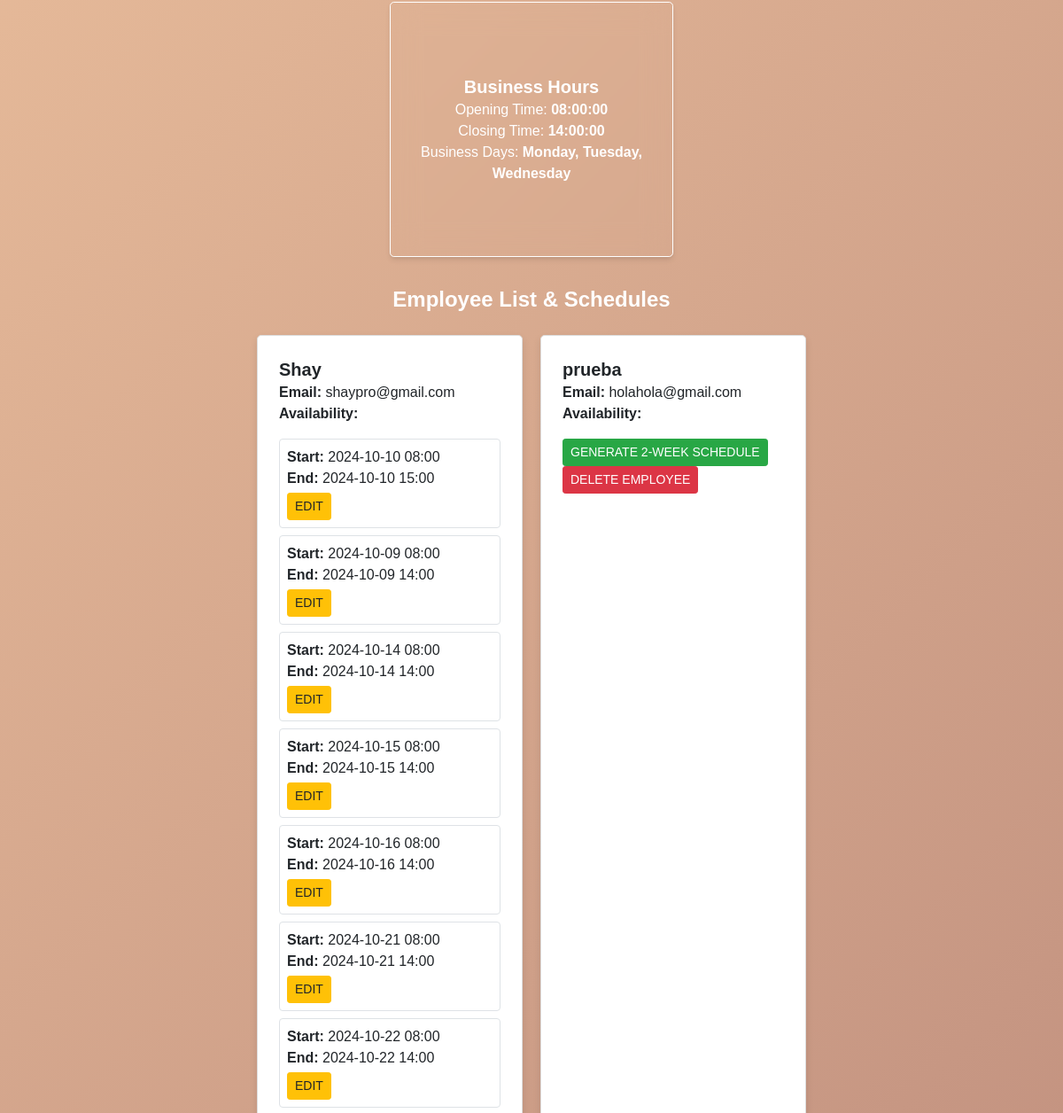
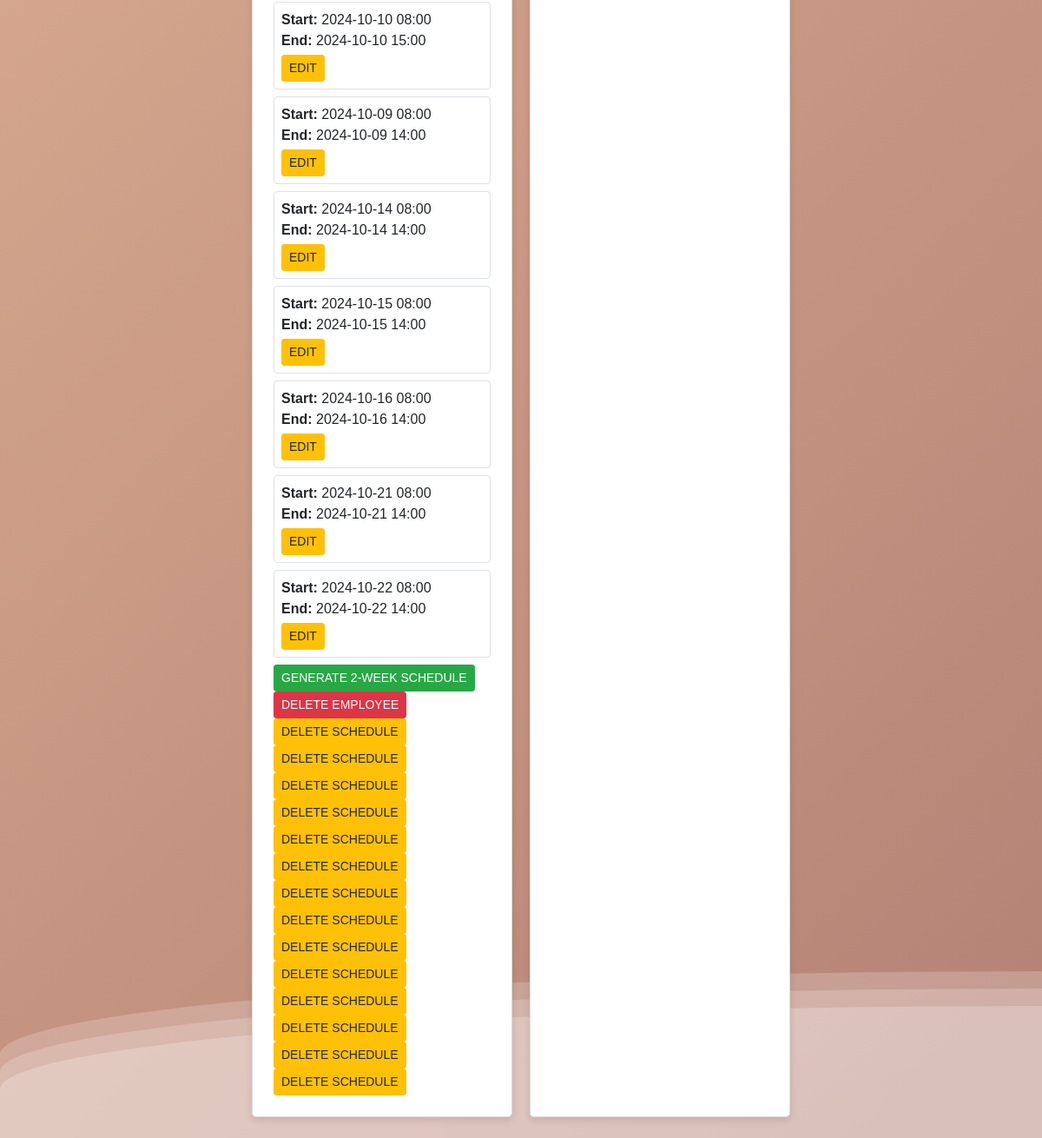
/admin/admin (signed in, lower part), run on an earlier commit of the app's database (2 pictures, top to bottom).
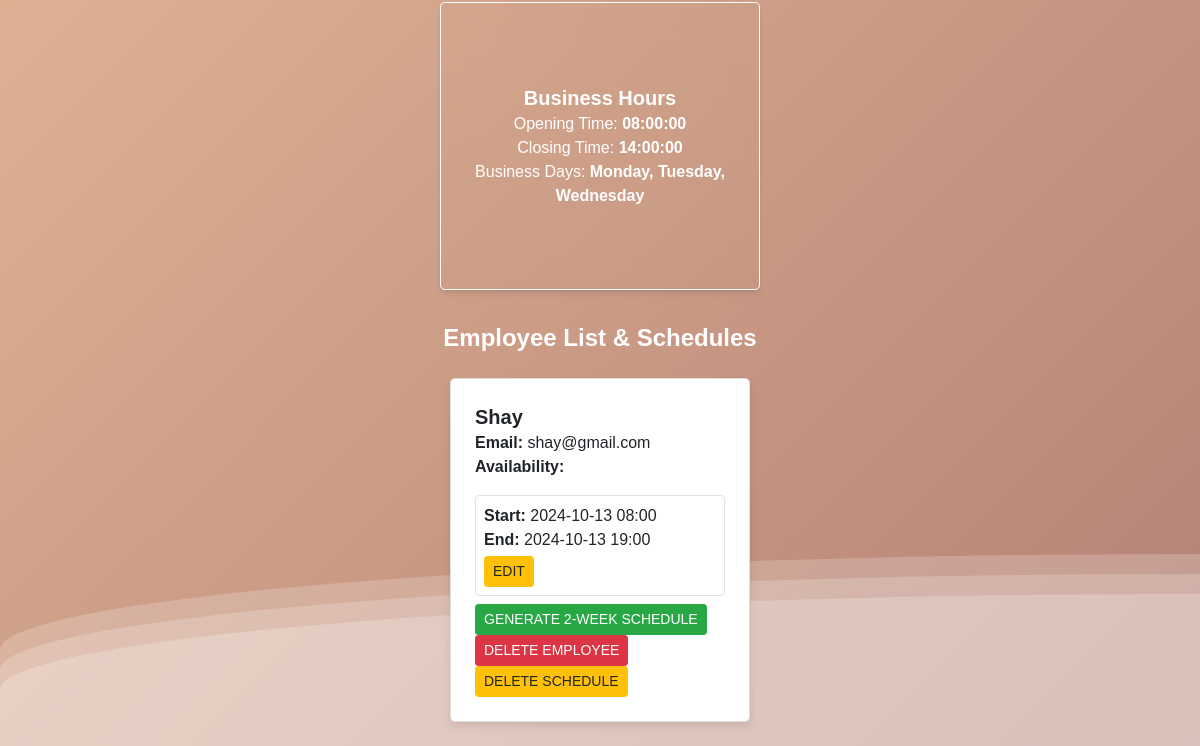
And on a later commit of the database.
### website/models.py (models this page shows)
class User(db.Model, UserMixin):
    id = db.Column(db.Integer, primary_key=True)
    email = db.Column(db.String(150), unique=True)
    password = db.Column(db.String(150))
    first_name = db.Column(db.String(150))
    is_admin = db.Column(db.Boolean, default=False)
    opening_time = db.Column(db.Time, nullable=True)
    closing_time = db.Column(db.Time, nullable=True)
    business_days = db.Column(db.String(20), nullable=True)
    created_by = db.Column(db.Integer, db.ForeignKey('user.id'))
    availability = db.Column(db.String(500))
    schedules = db.relationship('Schedule', foreign_keys='Schedule.employee_id', backref='employee', cascade='all, delete-orphan')
    created_schedules = db.relationship('Schedule', foreign_keys='Schedule.created_by', backref='creator', cascade='all, delete-orphan')
    vacation_hours = db.relationship('VacationHours', foreign_keys='VacationHours.employee_id', backref='employee', cascade='all, delete-orphan')
    created_vacation_hours = db.relationship('VacationHours', foreign_keys='VacationHours.created_by', backref='creator', cascade='all, delete-orphan')

class Schedule(db.Model):
    id = db.Column(db.Integer, primary_key=True)
    employee_id = db.Column(db.Integer, db.ForeignKey('user.id')) # Employee associated with the schedule
    shift_start = db.Column(db.DateTime)
    shift_end = db.Column(db.DateTime)
    created_by = db.Column(db.Integer, db.ForeignKey('user.id')) # User who created the schedule

### website/admin.py (the view)
@admin.route('/admin', methods=['GET', 'POST'])
@login_required
def admin_panel():
    if not current_user.is_admin:
        return redirect(url_for('home'))
    employees = User.query.filter_by(created_by=current_user.id).all()
    schedules = Schedule.query.filter_by(created_by=current_user.id).all()
    print(f"Schedules fetched for admin {current_user.id}: {schedules}")
    business_days_list = ['Monday', 'Tuesday', 'Wednesday', 'Thursday', 'Friday', 'Saturday', 'Sunday']
    opening_time = current_user.opening_time
    closing_time = current_user.closing_time
    if opening_time and closing_time:
        from datetime import datetime
        today = datetime.now().date()
        opening_dt = datetime.combine(today, opening_time)
        closing_dt = datetime.combine(today, closing_time)
        total_business_hours = (closing_dt - opening_dt).total_seconds() / 3600
    else:
        total_business_hours = 0  # Default if times are not set
    can_create_schedule = total_business_hours <= 9
    valid_schedules = []
    for schedule in schedules:
        total_hours = (schedule.shift_end - schedule.shift_start).total_seconds() / 3600 - 1  # Subtracting break time
        if total_hours >= 8:  # Only include valid schedules
            valid_schedules.append(schedule)
    for schedule in schedules:
        schedule.is_valid = (schedule in valid_schedules)
    return render_template(
        'admin_panel.html',
        employees=employees,
        schedules=schedules,
        valid_schedules=valid_schedules,
        user=current_user,
        business_days_list=business_days_list,
        can_create_schedule=can_create_schedule
    )

### website/__init__.py (called while the page is built)
def create_app():
    app = Flask(__name__)
    app.config['SECRET_KEY'] = os.getenv('SECRET_KEY')
    app.config['SQLALCHEMY_DATABASE_URI'] = f'sqlite:///{DB_NAME}'
    db.init_app(app)
    migrate.init_app(app, db)
    from .admin import admin
    from .auth import auth
    from .views import views
    app.register_blueprint(views, url_prefix='/')
    app.register_blueprint(admin, url_prefix='/admin')
    app.register_blueprint(auth, url_prefix='/auth')
    from .models import User, Schedule, VacationHours
    with app.app_context():
        db.create_all()
    login_manager = LoginManager()
    login_manager.login_view = 'auth.login'
    login_manager.init_app(app)
    @login_manager.user_loader
    def load_user(id):
        return User.query.get(int(id))
    @app.before_request
    def before_request():
        g.user = current_user
    create_database(app)
    return app

### website/templates/admin_panel.html (shortened to what this page needs)
{% extends "base.html" %}
{% block content %}
    <div class="content">
 <div class="colorText">
<div class="flex justify-center items-center">
<div class="p-6 bg-opacity-80 shadow-md rounded-lg backdrop-blur-lg content-center border border-white border-opacity-50 shadow-white" style="height: 18rem; width: 20rem;">
    <h3 class="text-xl font-bold text-center">Business Hours</h3>
    <p class="text-center">Opening Time: <strong>{{ user.opening_time }}</strong></p>
    <p class="text-center">Closing Time: <strong>{{ user.closing_time }}</strong></p>
    <p class="text-center">Business Days:
        {% if user.business_days %}
            {% set business_days = user.business_days.split(',') %}
            {% set business_days_names = [] %}
            {% for day in business_days %}
                {% set _ = business_days_names.append(business_days_list[day|int]) %}
            {% endfor %}
            <strong>{{ ', '.join(business_days_names) }}</strong>
        {% else %}
            <strong>Not Set</strong>
        {% endif %}
    </p>
</div>
</div>
</div>
<div class="mt-8">
    <div class="colorText">
    <h3 class="text-2xl font-bold text-center">Employee List & Schedules</h3>
    </div>
    <div class="employee-schedule-container grid grid-cols-1 md:grid-cols-2 lg:grid-cols-3 gap-4 mt-4">
        {% for employee in employees %}
            <div class="employee-card bg-white p-4 shadow-md rounded-lg mb-4 hover:shadow-lg transition-shadow duration-300">
                <h4 class="font-semibold text-xl">{{ employee.first_name }}</h4>
                <p><strong>Email:</strong> {{ employee.email }}</p>
                <p><strong>Availability:</strong> {{ employee.availability }}</p>
                <div class="schedule-boxes mt-3">
                    {% for schedule in schedules if schedule.employee_id == employee.id %}
                        <div class="schedule-box border p-2 rounded-md mb-2 {% if schedule not in valid_schedules %} bg-red-100 {% endif %}">
                            <p><strong>Start:</strong> {{ schedule.shift_start.strftime('%Y-%m-%d %H:%M') }}</p>
                            <p><strong>End:</strong> {{ schedule.shift_end.strftime('%Y-%m-%d %H:%M') }}</p>
                            <button class="edit-btn btn btn-warning btn-sm mt-1"
                                    data-schedule-id="{{ schedule.id }}"
                                    data-shift-start="{{ schedule.shift_start.strftime('%Y-%m-%dT%H:%M') }}"
                                    data-shift-end="{{ schedule.shift_end.strftime('%Y-%m-%dT%H:%M') }}">
                                Edit
                            </button>
                        </div>
                    {% endfor %}
                </div>
                <div class="employee-actions mt-2">
                    {% if can_create_schedule %}
                        <form method="POST" action="{{ url_for('admin.generate_schedule', employee_id=employee.id, duration=2) }}" style="display:inline;">
                            <button type="submit" class="btn btn-success btn-sm">Generate 2-Week Schedule</button>
                        </form>
                    {% endif %}
                    <form method="POST" action="{{ url_for('admin.delete_employee', id=employee.id) }}" style="display:inline;">
                        <button type="submit" class="btn btn-danger btn-sm">Delete Employee</button>
                    </form>
                    {% for schedule in schedules if schedule.employee_id == employee.id %}
                    <form method="POST" action="{{ url_for('admin.delete_schedule', id=schedule.id) }}" style="display:inline;">
                        <button type="submit" class="btn btn-warning btn-sm">Delete Schedule</button>
                    </form>
                    {% endfor %}
                </div>
            </div>
        {% endfor %}
    </div>
</div>
</div>
{% endblock %}

### website/templates/base.html (shortened to what this page needs)
<!DOCTYPE html>
<html>
    <head>
        <link
        rel="stylesheet"
        href="https://stackpath.bootstrapcdn.com/bootstrap/4.4.1/css/bootstrap.min.css"
      />
      <link
        rel="stylesheet"
        href="https://stackpath.bootstrapcdn.com/font-awesome/4.7.0/css/font-awesome.min.css"
      />
      <link href="{{ url_for('static', filename='output.css') }}" rel="stylesheet">
      <link href="https://cdn.jsdelivr.net/npm/tailwindcss@2.2.19/dist/tailwind.min.css" rel="stylesheet">
    </head>
    <body style="background-color: #ffffff;">
      <div>
        <div class="wave"></div>
        <div class="wave"></div>
        <div class="wave"></div>
    </div>
        <div class="container">
        {% block content%}
        {% endblock%}
        </div>
    </body>
</html>

### website/templates/base.html (style rules this page uses)
body { margin: auto; font-family: -apple-system, BlinkMacSystemFont, sans-serif; overflow: auto; background: linear-gradient(315deg, #31387c 0%, #793f4b 50%, #eec39f 100%); animation: gradient 15s ease infinite; background-size: 400% 400%; background-attachment: fixed; position: relative; z-index: 0; }
.btn { font-family: Arial, Helvetica, sans-serif; text-transform: uppercase; }
body { margin: 0; padding: 0; }
.container { position: relative; z-index: 2; }

### website/templates/admin_panel.html (style rules this page uses)
body { position: relative; margin: 0; padding: 0; font-family: Arial, sans-serif; }
.content { position: relative; z-index: 2; padding: 0px; }
.employee-schedule-container { display: flex; flex-wrap: wrap; gap: 20px; justify-content: center; }
.employee-card { border: 1px solid #ddd; border-radius: 8px; padding: 20px; width: 300px; box-shadow: 0 4px 8px rgba(0, 0, 0, 0.1); background-color: #f9f9f9; }
.schedule-boxes { margin-top: 10px; }
.schedule-box { border: 1px solid #eee; border-radius: 4px; padding: 10px; background-color: #ffffff; margin-bottom: 10px; }
.employee-actions { margin-top: 15px; }
.colorText { color:white; }

What changed in the data, as far as the page shows it:
removed Schedule: shift_start "2024-10-10 08:00", shift_end "2024-10-10 15:00", shown under User "Shay"
removed Schedule: shift_start "2024-10-09 08:00", shift_end "2024-10-09 14:00", shown under User "Shay"
removed Schedule: shift_start "2024-10-14 08:00", shift_end "2024-10-14 14:00", shown under User "Shay"
removed Schedule: shift_start "2024-10-15 08:00", shift_end "2024-10-15 14:00", shown under User "Shay"
removed Schedule: shift_start "2024-10-16 08:00", shift_end "2024-10-16 14:00", shown under User "Shay"
removed Schedule: shift_start "2024-10-21 08:00", shift_end "2024-10-21 14:00", shown under User "Shay"
removed Schedule: shift_start "2024-10-22 08:00", shift_end "2024-10-22 14:00", shown under User "Shay"
removed Schedule: shift_start "2024-10-10 08:00", shift_end "2024-10-10 15:00", shown under User "Shay"
removed Schedule: shift_start "2024-10-09 08:00", shift_end "2024-10-09 14:00", shown under User "Shay"
removed Schedule: shift_start "2024-10-14 08:00", shift_end "2024-10-14 14:00", shown under User "Shay"
removed Schedule: shift_start "2024-10-15 08:00", shift_end "2024-10-15 14:00", shown under User "Shay"
removed Schedule: shift_start "2024-10-16 08:00", shift_end "2024-10-16 14:00", shown under User "Shay"
removed Schedule: shift_start "2024-10-21 08:00", shift_end "2024-10-21 14:00", shown under User "Shay"
removed Schedule: shift_start "2024-10-22 08:00", shift_end "2024-10-22 14:00", shown under User "Shay"
removed User: first_name "prueba", email "holahola@gmail.com"
changed User "Shay": email "shaypro@gmail.com" → "shay@gmail.com"
added Schedule: shift_start "2024-10-13 08:00", shift_end "2024-10-13 19:00", shown under User "Shay"
